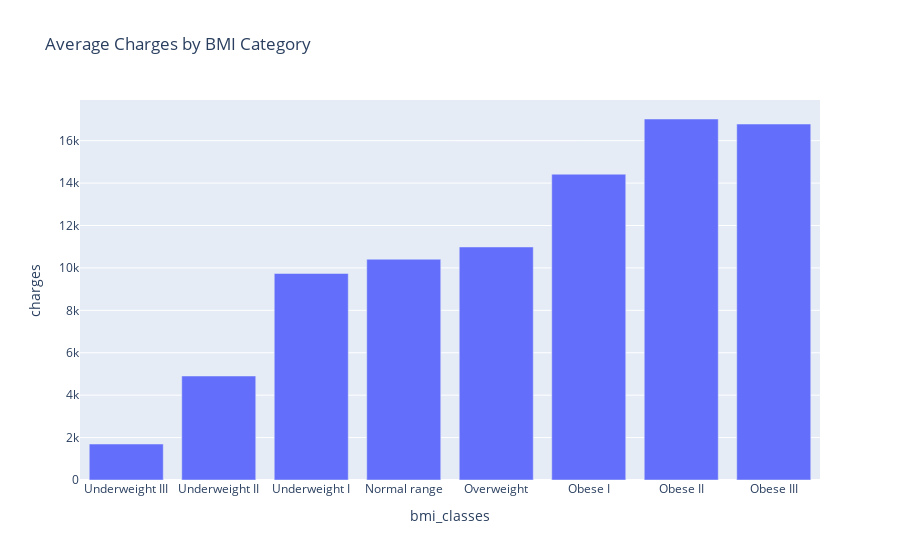

The notebook cell saved with this chart:
### Code cell
# Calculate the average charges for each BMI category
avg_charges = df.groupby('bmi_classes')['charges'].mean().reset_index()

# Create a bar plot using Plotly
fig = px.bar(avg_charges, x='bmi_classes', y='charges', title='Average Charges by BMI Category')

# Show the plot
fig.show()

### Figure 1 — Plotly figure (JSON) as saved in the notebook; plotly's stock layout.template omitted (floating-point values rounded to 4 significant figures)
{"data": [{"alignmentgroup": "True", "hovertemplate": "bmi_classes=%{x}<br>charges=%{y}<extra></extra>", "legendgroup": "", "marker": {"color": "#636efa", "pattern": {"shape": ""}}, "name": "", "offsetgroup": "", "orientation": "v", "showlegend": false, "textposition": "auto", "type": "bar", "x": ["Underweight III", "Underweight II", "Underweight I", "Normal range", "Overweight", "Obese I", "Obese II", "Obese III"], "xaxis": "x", "y": [1695.0, 4904.0, 9738.0, 10410.0, 10990.0, 14420.0, 17020.0, 16780.0], "yaxis": "y"}], "layout": {"barmode": "relative", "legend": {"tracegroupgap": 0}, "title": {"text": "Average Charges by BMI Category"}, "xaxis": {"anchor": "y", "domain": [0, 1], "title": {"text": "bmi_classes"}}, "yaxis": {"anchor": "x", "domain": [0, 1], "title": {"text": "charges"}}}}
